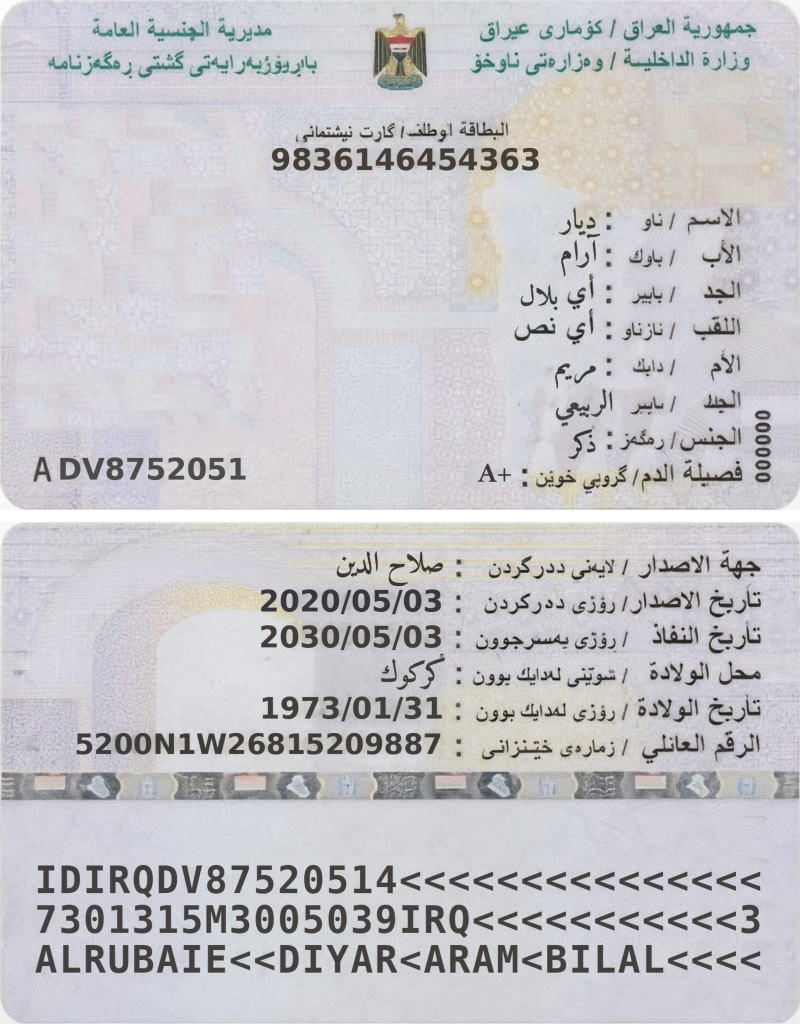
#> input picture main/GATE Block/tests/data/id_merge_reference.png, 1600 x 2048 px (shown at 1/2 size)
$ python -i measures.py   (imports and definitions only)   (older library calls are emulated)
#> lines starting #> are read from the running program, lines starting #| are printed output that depends on the picture
"""Pure measurement functions (numpy / OpenCV only, no decisions, no thresholds).

Each function measures one physical property of a *rectified* document photo and returns plain numbers;
``quality.py`` turns the numbers into severities. Wherever a value depends on the document's design
(sharpness of a guilloche background is not the sharpness of plain paper) the measurement is made
*relative to the template*, so the same thresholds work for every document type.
"""
from __future__ import annotations

import math
from typing import Any, Dict, List, Optional, Sequence, Tuple

import cv2
import numpy as np

BLUR_SIGMAS: Tuple[float, ...] = (0.0, 0.5, 1.0, 1.5, 2.0, 2.5, 3.0, 4.0, 5.0, 7.0)


def to_gray(bgr: np.ndarray) -> np.ndarray:
    return cv2.cvtColor(bgr, cv2.COLOR_BGR2GRAY).astype(np.float32)


# ------------------------------------------------------------------------------ sharpness
def edge_sharpness(gray: np.ndarray, win: int = 11, rel_contrast: float = 0.4, min_abs_contrast: float = 10.0,
                   min_pixels: int = 60, mask: Optional[np.ndarray] = None) -> Tuple[Optional[float], int]:
    """Contrast-normalised edge sharpness.

    On strong edges (local maxima of the gradient whose local contrast is at least ``rel_contrast`` of the
    strongest contrast in the patch) take ``gradient magnitude / local contrast``. An ideal step gives 0.5;
    a step blurred by a Gaussian of sigma s gives about 0.4 / s. Dividing by the local contrast makes the
    value independent of exposure and of the ink/paper contrast; using strong edges only makes it
    insensitive to sensor noise.

    ``mask`` (boolean, same shape) restricts the measurement to a region, e.g. the text fields.

    Returns ``(median ratio, number of edge pixels used)``. The value is ``None`` when fewer than
    ``min_pixels`` strong-edge pixels exist (not enough text or lines to judge).
    """
    g = cv2.GaussianBlur(gray.astype(np.float32), (0, 0), 0.6)
    gx = cv2.Sobel(g, cv2.CV_32F, 1, 0, ksize=3) / 8.0
    gy = cv2.Sobel(g, cv2.CV_32F, 0, 1, ksize=3) / 8.0
    mag = np.sqrt(gx * gx + gy * gy)
    k = np.ones((win, win), np.uint8)
    contrast = cv2.dilate(g, k) - cv2.erode(g, k)
    local_max = mag >= (cv2.dilate(mag, np.ones((3, 3), np.uint8)) - 1e-6)
    region = contrast if mask is None else contrast[mask]
    if region.size == 0:
        return None, 0
    c_ref = float(np.percentile(region, 95))
    sel = local_max & (contrast >= max(min_abs_contrast, rel_contrast * c_ref))
    if mask is not None:
        sel &= mask
    n = int(sel.sum())
    if n < min_pixels:
        return None, n
    return float(np.median(mag[sel] / contrast[sel])), n


def blur_curve(gray: np.ndarray, sigmas: Sequence[float] = BLUR_SIGMAS,
               mask: Optional[np.ndarray] = None) -> Tuple[np.ndarray, np.ndarray]:
    """Sharpness of ``gray`` after a Gaussian blur of each sigma, forced strictly decreasing so that it can
    be inverted. This is a template's own "ruler": which blur gives which sharpness on *this* design."""
#> called with sigmas = (0, 0.5, 1, 1.5, 2, 2.5, 3, 4, 5, 7)
    vals: List[float] = []
    for s in sigmas:
        g = gray if s <= 0 else cv2.GaussianBlur(gray, (0, 0), float(s))
        v, _ = edge_sharpness(g, min_pixels=20, mask=mask)
        vals.append(float(v) if v is not None else (vals[-1] if vals else 0.5))
#> this loop made 10 passes
#> (s, c_ref in edge_sharpness, n in edge_sharpness, v) on passes 2 to 10: (0.5, 153.1, 24640, 0.275), (1, 147.9, 15982, 0.268), (1.5, 142.1, 11452, 0.221), (2, 132.2, 9319, 0.186), (2.5, 121.6, 7980, 0.16), (3, 110, 6923, 0.146), (4, 88.75, 5833, 0.126), (5, 71.55, 6124, 0.113), (7, 48.82, 8284, 0.101)
#> (c_ref in edge_sharpness, n in edge_sharpness, v) on pass 1: (155.6, 28441, 0.251)
#> pass 1, in edge_sharpness, `gx = cv2.Sobel(g, cv2.CV_32F, 1, 0, ksize=3) / 8.0`:
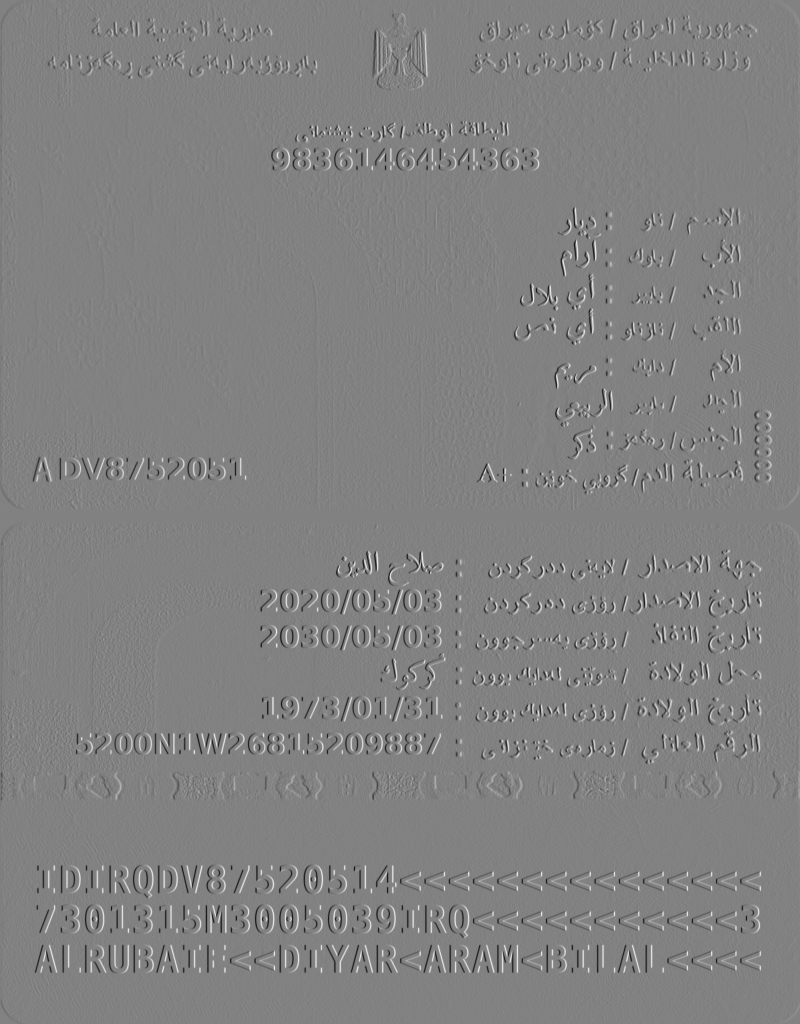
#> gx: shape (2048, 1600) float32 (shown at 1/2 size); min -70.17, max 67.78, mean 0; drawn with min black and max white
#> pass 1, in edge_sharpness, `gy = cv2.Sobel(g, cv2.CV_32F, 0, 1, ksize=3) / 8.0`:
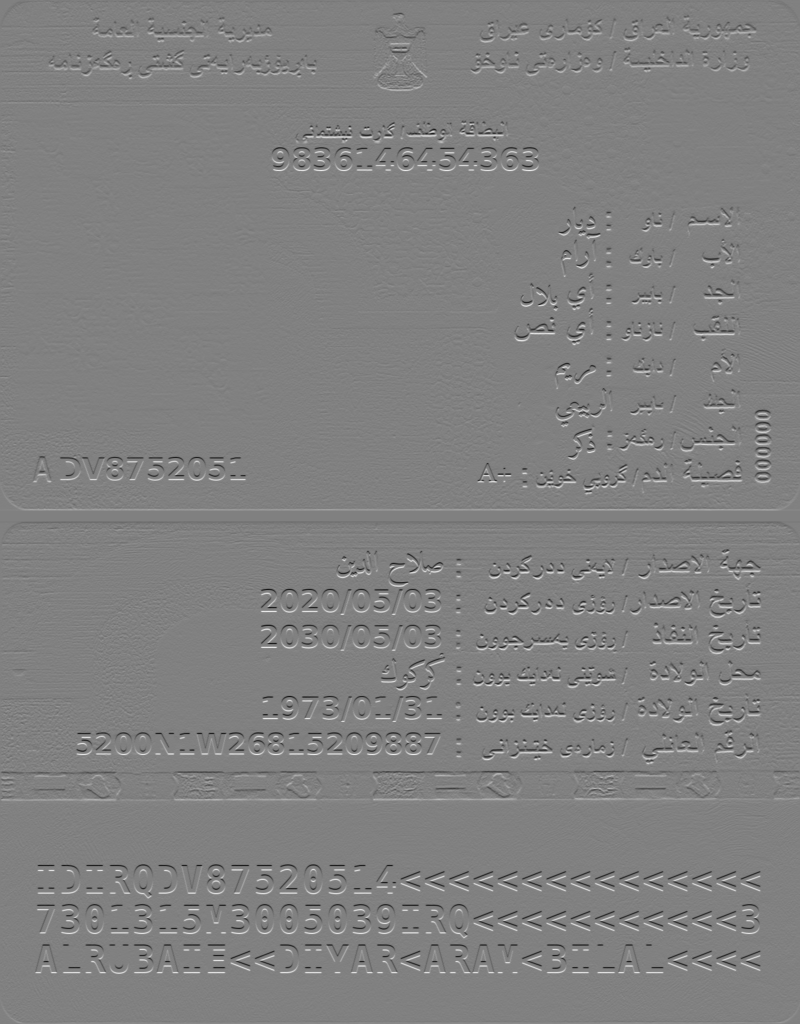
#> gy: shape (2048, 1600) float32 (shown at 1/2 size); min -76.3, max 74.69, mean 0; drawn with min black and max white
#> pass 1, in edge_sharpness, `mag = np.sqrt(gx * gx + gy * gy)`:
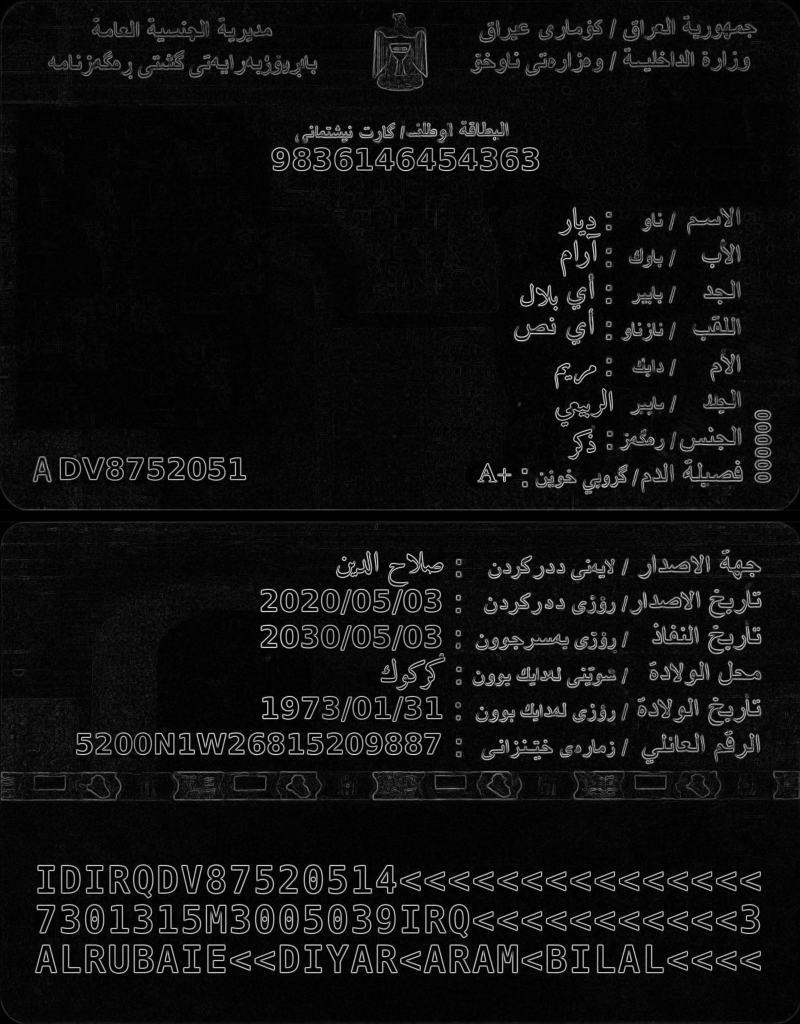
#> mag: shape (2048, 1600) float32 (shown at 1/2 size); min 0, max 76.3, mean 4.8; drawn with min black and max white
#> after the loop:
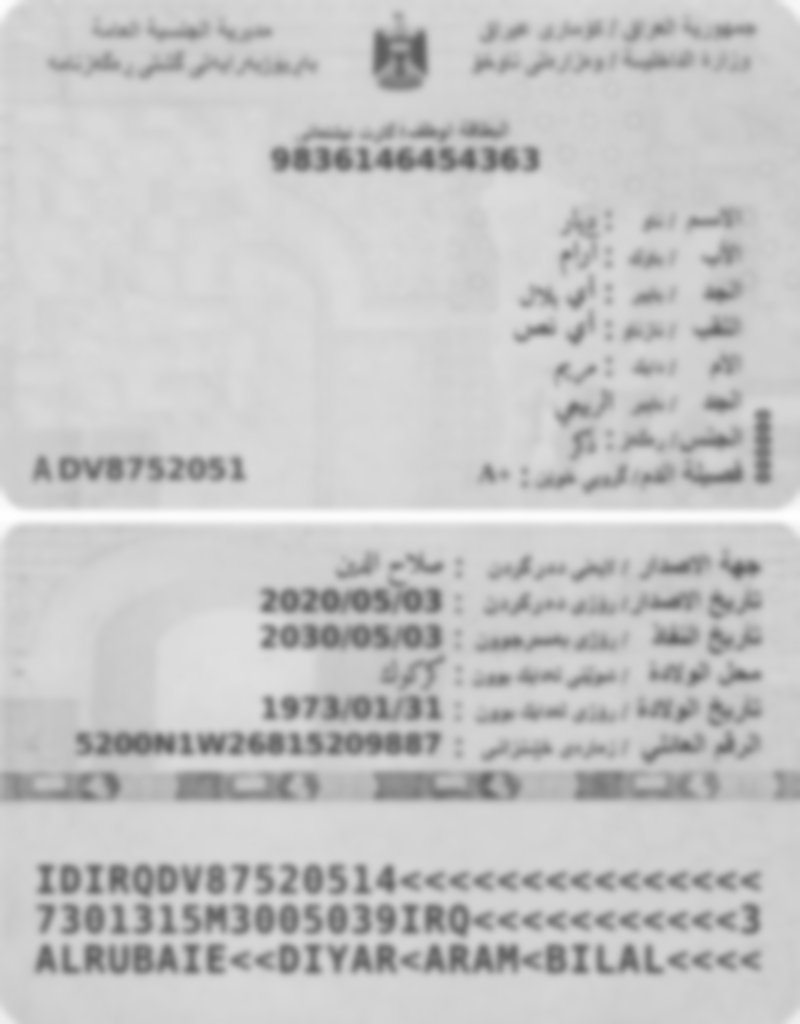
#> g: shape (2048, 1600) (shown at 1/2 size); min 92, max 254, mean 197.4
#> after the loop, vals = [0.251, 0.275, 0.268, 0.221, 0.186, 0.16, 0.146, 0.126, 0.113, 0.101]
    curve = np.minimum.accumulate(np.asarray(vals, np.float64))
#> curve = [0.251, 0.251, 0.251, 0.221, 0.186, 0.16, 0.146, 0.126, 0.113, 0.101]
    for i in range(1, len(curve)):
        if curve[i] >= curve[i - 1]:
            curve[i] = curve[i - 1] - 1e-6
#> this loop made 9 passes
    return np.asarray(sigmas, np.float64), curve


# ---------------------------------------------------------------------- motion blur
MOTION_LENGTHS: Tuple[int, ...] = (0, 3, 5, 7, 9, 12, 15, 20, 26, 34)    # smear lengths of the ruler, canonical px
MOTION_ANGLES: Tuple[int, ...] = (0, 45, 90, 135)                       # gradient directions, degrees (y down)


# [15 lines left out: function directional_energy, not called in this run]


def energy_ratios(energy: Dict[int, float]) -> Dict[int, float]:
    """For each direction: its energy over the energy of the perpendicular direction."""
    return {a: energy[a] / max(energy[(a + 90) % 180], 1e-9) for a in MOTION_ANGLES}


# [167 lines left out: functions motion_smear, motion_rulers, motion_length, sigma_equivalent, noise_sigma, cell_medians and 3 more, not called in this run]


def contrast_range(gray: np.ndarray) -> float:
    return float(np.percentile(gray, 95) - np.percentile(gray, 5))


# [22 lines left out: functions stroke_contrast, content_mask, saturated_mask, not called in this run]


def white_mask(bgr: np.ndarray) -> np.ndarray:
    hsv = cv2.cvtColor(bgr, cv2.COLOR_BGR2HSV)
    return ((hsv[:, :, 2] >= 225) & (hsv[:, :, 1] <= 60)).astype(np.uint8)


# [8 lines left out: function colour_gains, not called in this run]


def colour_correct(photo_bgr: np.ndarray, gains: np.ndarray) -> np.ndarray:
    return np.clip(photo_bgr.astype(np.float32) / gains.reshape(1, 1, 3), 0, 255).astype(np.uint8)


# [123 lines left out: functions skin_mask, finger_mask, text_band_height, _local_structure, structure_grid, structure_agreement and 2 more, not called in this run]

>>> import cv2
>>> picture = cv2.imread('../tests/data/id_merge_reference.png', cv2.IMREAD_GRAYSCALE)
>>> result = blur_curve(picture)
#> result = ([0, 0.5, 1, 1.5, 2, 2.5, 3, 4, 5, 7], [0.251, 0.251, 0.251, 0.221, 0.186, 0.16, 0.146, 0.126, 0.113, 0.101])
